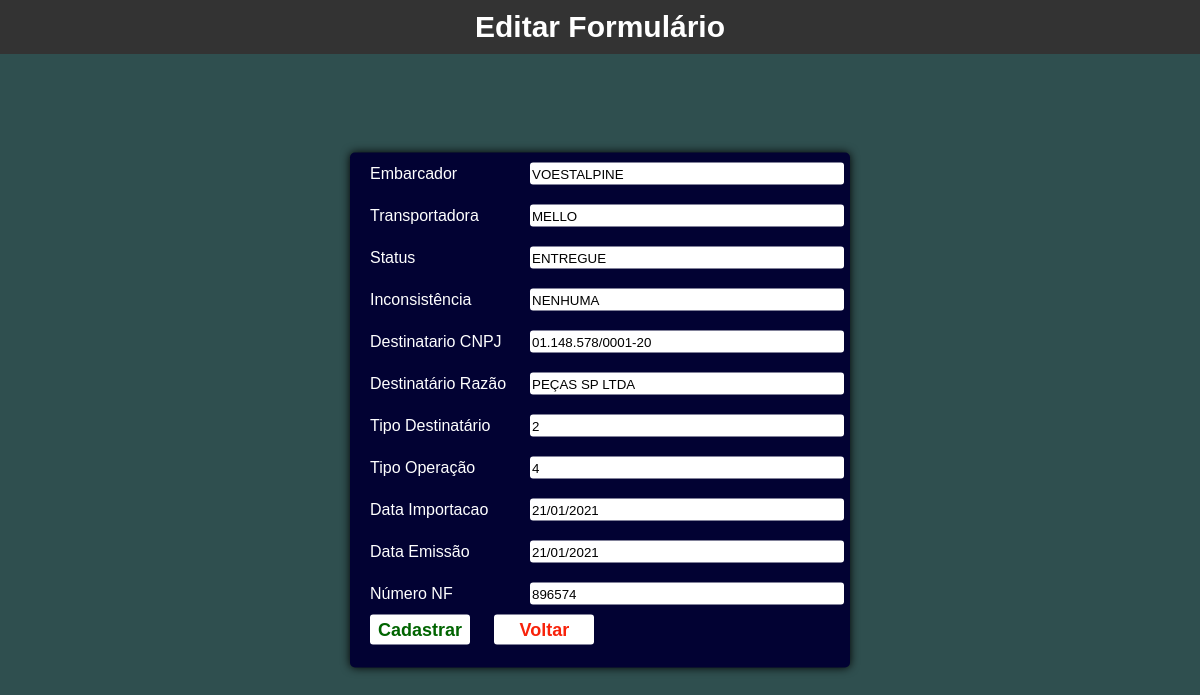
The app's page /update.php?id=133 with its own data.
### tables this page shows
CREATE TABLE `crud_php` (
  `id` int(11) NOT NULL,
  `embarcador` varchar(250) NOT NULL,
  `transportadora` varchar(250) NOT NULL,
  `statu` varchar(250) NOT NULL,
  `inconsistencia` varchar(250) NOT NULL,
  `destinatario_cnpj` varchar(250) NOT NULL,
  `destinatario_razao` varchar(250) NOT NULL,
  `tipo_destinatario` varchar(250) NOT NULL,
  `tipo_operacao` varchar(250) NOT NULL,
  `data_importacao` varchar(90) NOT NULL,
  `data_emissao` varchar(90) NOT NULL,
  `numero_nf` varchar(90) NOT NULL
);

### update.php (the view, shortened to what this page needs)
<?php
include("./config.php");
    extract($_POST);
?>
<!DOCTYPE html>
<html lang="pt-br">
<head>
    <link rel="stylesheet" href="./style.css">
</head>
<body>
    <section class="section-edit" id="section-edit">
        <h2>Editar Formulário</h2>
            <?php
                if(isset($_GET['id'])){
                    $id = $_GET['id'];
                    $sql = $pdo->prepare("SELECT * FROM `crud_php` WHERE id='$id'");
                    $sql->execute();
                    $rows = $sql->fetch();
                }
            ?>
            <div class="formulario-edit">
                <form action="./update.php?id=<?php echo $id; ?>" method="post">
                    <div class="form-edit">
                        <label for="embarcador">Embarcador</label>
                        <input type="text" value="<?php echo $rows['embarcador'];?>" name="embarcador">
                    </div>
                    <div class="form-edit">
                        <label for="transportadora">Transportadora</label>
                        <input type="text" value="<?php echo $rows['transportadora']; ?>" name="transportadora">
                    </div>
                    <div class="form-edit">
                        <label for="status">Status</label>
                        <input type="text" value="<?php echo $rows['statu']; ?>" name="statu">
                    </div>
                    <div class="form-edit">
                        <label for="inconsistencia">Inconsistência</label>
                        <input type="text" value="<?php echo $rows['inconsistencia']; ?>" name="inconsistencia">
                    </div>
                    <div class="form-edit">
                        <label for="destinatario_cnpj">Destinatario CNPJ</label>
                        <input type="text" value="<?php echo $rows['destinatario_cnpj']; ?>" name="destinatario_cnpj">
                    </div>
                    <div class="form-edit">
                        <label for="destinatario_razao">Destinatário Razão</label>
                        <input type="text" value="<?php echo $rows['destinatario_razao']; ?>" name="destinatario_razao">
                    </div>
                    <div class="form-edit">
                        <label for="tipo_destinatario">Tipo Destinatário</label>
                        <input type="text" value="<?php echo $rows['tipo_destinatario']; ?>" name="tipo_destinatario">
                    </div>
                    <div class="form-edit">
                        <label for="tipo_operacao">Tipo Operação</label>
                        <input type="text" value="<?php echo $rows['tipo_operacao']; ?>" name="tipo_operacao">
                    </div>
                    <div class="form-edit">
                        <label for="data_importacao">Data Importacao</label>
                        <input type="text" value="<?php echo $rows['data_importacao']; ?>" name="data_importacao">
                    </div>
                    <div class="form-edit">
                        <label for="data_emissao">Data Emissão</label>
                        <input type="text" value="<?php echo $rows['data_emissao']; ?>" name="data_emissao">
                    </div>
                    <div class="form-edit">
                        <label for="numero_nf">Número NF</label>
                        <input type="text" value="<?php echo $rows['numero_nf']; ?>" name="numero_nf">
                    </div>
                    <button type="submit" name="submit-edit" id="submit-edit">Cadastrar</button>
                    <button id="btn-voltar"><a href="./index.php">Voltar</a></button>
                </form>
            </div>
    </section>
</body>
</html>

### style.css (style rules this page uses)
body { margin: 0; padding: 0; box-sizing: border-box; font-family: Arial, Helvetica, sans-serif; background-color: darkslategray; width: 100%; }
h2 { background-color: #333; color: #fff; font-size: 30px; text-align: center; margin: 0; padding: 10px; }
label { color: #FFF; text-align: left; display: inline; padding: 10px; }
#section-edit { width: 100%; height: 600px; background-color: darkslategray; margin: 0px; }
div.formulario-edit { position: absolute; width: 500px; height: 515px; margin-top: 10px; background-color: rgb(2, 2, 51); top: 50%; left: 50%; transform: translate(-50%, -50%); box-shadow: 0px 0px 10px black; border-radius: 5px; }
div.form-edit { padding: 2px 0; padding-left: 10px; align-items: center; justify-content: center; display: flex; align-items: center; justify-content: space-between; }
.form-edit input { width: 310px; height: 20px; margin: 0 6px; border: 0; outline: 0; border-radius: 3px; }
#submit-edit { width: 100px; height: 30px; background-color: #FFF; color: darkgreen; border: 0; outline: 0; border-radius: 3px; font-size: 18px; margin-left: 20px; font-weight: bold; }
#btn-voltar { text-decoration: none; width: 100px; height: 30px; background-color: #FFF; border: 0; outline: 0; justify-content: center; border-radius: 3px; font-size: 18px; margin-left: 20px; font-weight: bold; }
#btn-voltar a { text-decoration: none; width: 100px; height: 30px; color: rgb(248, 34, 10); border: 0; outline: 0; border-radius: 3px; font-size: 18px; margin-left: 0px; font-weight: bold; }

### records on screen
crud_php: embarcador "VOESTALPINE", transportadora "MELLO", statu "ENTREGUE", inconsistencia "NENHUMA", destinatario_cnpj "01.148.578/0001-20", destinatario_razao "PEÇAS SP LTDA", tipo_destinatario "2", tipo_operacao "4", data_importacao "21/01/2021", data_emissao "21/01/2021", numero_nf "896574"
